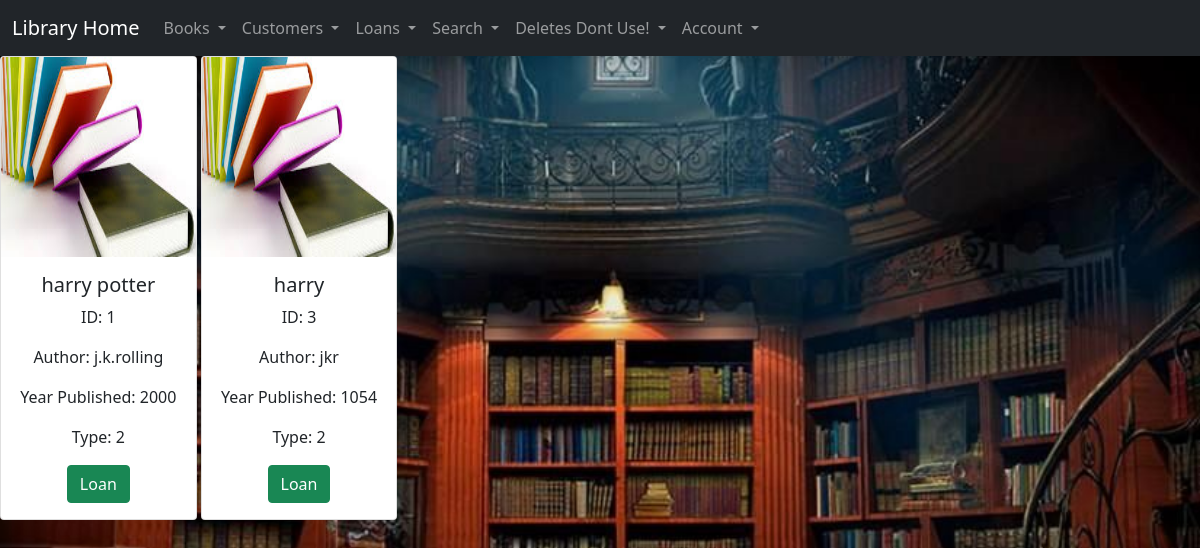
/books (signed in), run on the app's committed database.
### modules/books.py (models this page shows, shortened)
class Book(Base):
    __tablename__='books'
    id = Column(Integer , primary_key=True)
    name = Column(String)
    author = Column(String)
    year = Column(Integer)
    type = Column(Integer)

### app.py (the view)
@app.route('/books')
@login_required
def show_books():
    show_books = session.query(books.Book).all()
    session.close()
    return render_template('books.html', show_books = show_books)

### app.py (called while the page is built)
@login_manager.user_loader
def load_user(user_id):
    user_id=session.query(User).filter(User.id==user_id).first()
    session.close()
    return user_id

### templates/books.html (shortened to what this page needs)
{% extends "layout.html" %}
    {%block content %}
        <center><div class="row row-cols-3 row-cols-md-6 g-1">
        {{msg}} {% for book in show_books %}
        <div class="col">
            <div class="card">
                <img src="{{ url_for('static',filename='book.jpg') }}" class="card-img-top" alt="..." width="200" height="200"/>
                <div class="card-body">
                    <h5 class="card-title">{{ book.name }}</h5>
                    <p class="card-text">ID: {{ book.id}} </p>
                    <p class="card-text">Author: {{ book.author}} </p>
                    <p class="card-text">Year Published: {{ book.year }} </p>
                    <p class="card-text">Type: {{ book.type }}</p>
                    <a class="btn btn-success" href="{{ url_for('new_loan') }}">Loan</a>
                </div>
            </div>
        </div>
        {% endfor %}
    </div></center>
    {% endblock %}

### templates/layout.html (style rules this page uses)
body { background-image: url('/static/library.jpg'); background-repeat: no-repeat; background-attachment: fixed; background-size: 100% 100%; }

### data on the page
Book: name "harry potter", id "1", author "j.k.rolling", year "2000", type "2"
Book: name "harry", id "3", author "jkr", year "1054", type "2"
